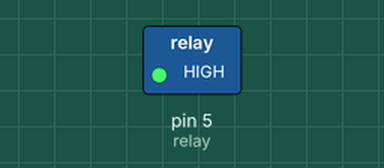
A sketch run on a simulated Arduino Uno, built with avr-gcc and run on an emulated ATmega328P. On the bench: switched loads named in the sketch (green lamp = pin HIGH).

Above: at 0.5 s.
At 4.5 s:
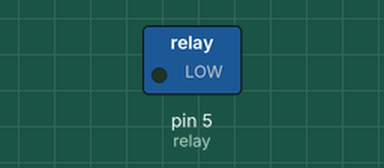
Timing chart, 0 to 6.9 s (numbered marks = the images above):
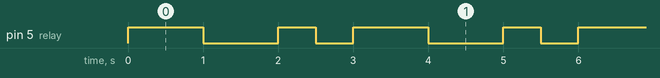

Measured:
- by itself, pin 5 (relay): repeats every 3.0 s: LOW 1.0 s, HIGH 0.50 s, LOW 0.50 s, HIGH 1.0 s
- by itself, everything shown: repeats every 3.0 s, in 4 steps

The sketch:

relay.ino
```cpp
////นำเข้า ชุดคำสั่ง import libary/////
#include <Arduino.h>
#define USE_SERIAL Serial
///////define pin กำหนดขา/////
int relay = 5;        //setpin of relay at D1
//////กำหนดค่าอื่นๆ//////////////
void setup()
{
  USE_SERIAL.begin(115200);
      pinMode(relay,OUTPUT);
}

void loop()
{
  digitalWrite(relay,HIGH);
  delay(1000);
  digitalWrite(relay,LOW);
  delay(1000);
  digitalWrite(relay,HIGH);
  delay(500);
  digitalWrite(relay,LOW);
  delay(500);
}
```
